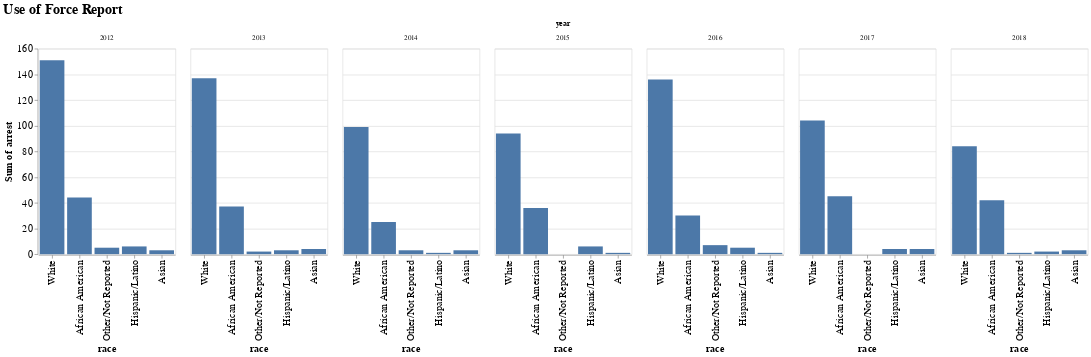

The cell this chart's notebook holds for it:
### Code cell
alt.Chart(df).mark_bar().encode(
    x=alt.X('race:N', sort=alt.EncodingSortField(op='sum', field='sum(arrest)', order='descending')),
    y=alt.Y('sum(arrest):Q'),
    tooltip=alt.Tooltip(['sum(arrest):Q', 'year:O']),
    facet=alt.Facet('year:O')
).properties(
    title='Use of Force Report',
    width=200,
    height=300,
).configure_title(
    fontSize=20
).configure_axis(
    labelFontSize=15,
    titleFontSize=15
).interactive()

### Figure 1 — Vega-Lite specification as saved in the notebook (floating-point values rounded to 4 significant figures; data arrays with more than 128 entries replaced by an {"elided": "..."} marker saying what was removed)
{"config": {"view": {"continuousWidth": 400, "continuousHeight": 300}, "axis": {"labelFontSize": 15, "titleFontSize": 15}, "title": {"fontSize": 20}}, "data": {"name": "data-9a2ec2d7b1a9108149210af204040275"}, "mark": "bar", "encoding": {"facet": {"type": "ordinal", "field": "year"}, "tooltip": [{"type": "quantitative", "aggregate": "sum", "field": "arrest"}, {"type": "ordinal", "field": "year"}], "x": {"type": "nominal", "field": "race", "sort": {"field": "sum(arrest)", "op": "sum", "order": "descending"}}, "y": {"type": "quantitative", "aggregate": "sum", "field": "arrest"}}, "height": 300, "selection": {"selector117": {"type": "interval", "bind": "scales", "encodings": ["x", "y"]}}, "title": "Use of Force Report", "width": 200, "$schema": "https://vega.github.io/schema/vega-lite/v4.8.1.json", "datasets": {"data-9a2ec2d7b1a9108149210af204040275": {"elided": "1896 records"}}}
